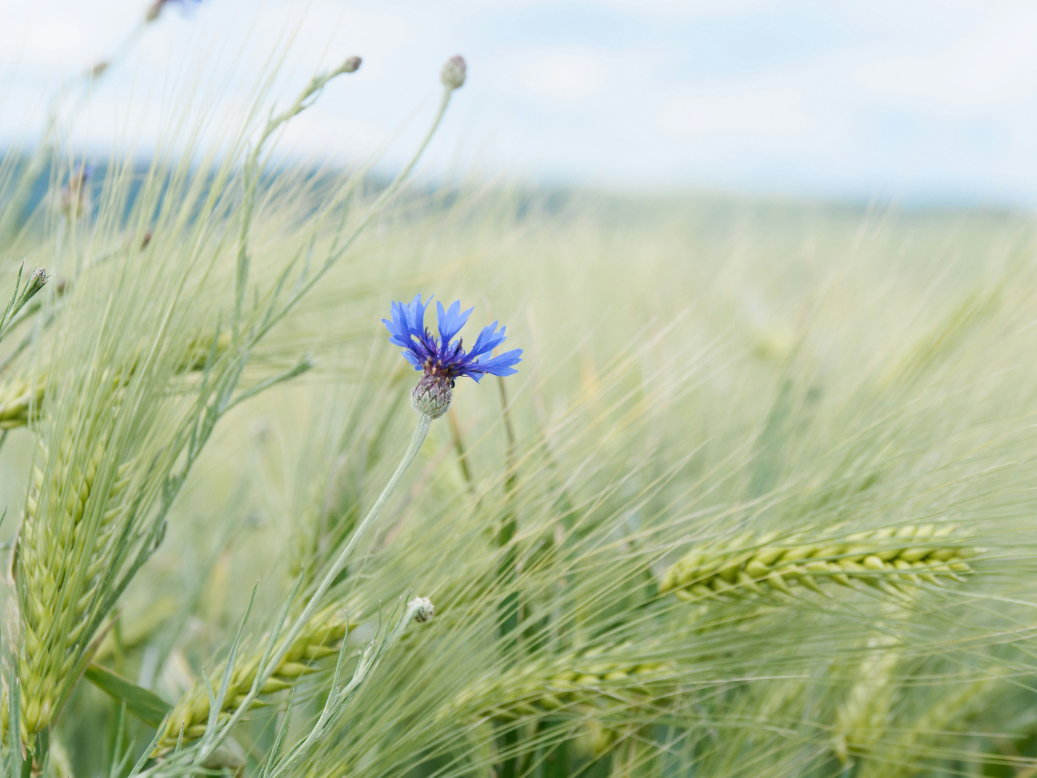
#> input picture data/2.jpg, 5184 x 3888 px (shown at 1/5 size)
$ jupyter execute C-5_line_bounding_box.ipynb
#> lines starting #> are read from the running program, lines starting #| are printed output that depends on the picture
[cell 1]
import cv2

[cell 2]
help(cv2.line)

[cell 3]
def draw_line_over_object(path, size, window_name="Image"):
#> called with path = 'data/2.jpg', size = (800, 500), window_name = 'Flower Image'
    img = cv2.resize(cv2.imread(path), size)
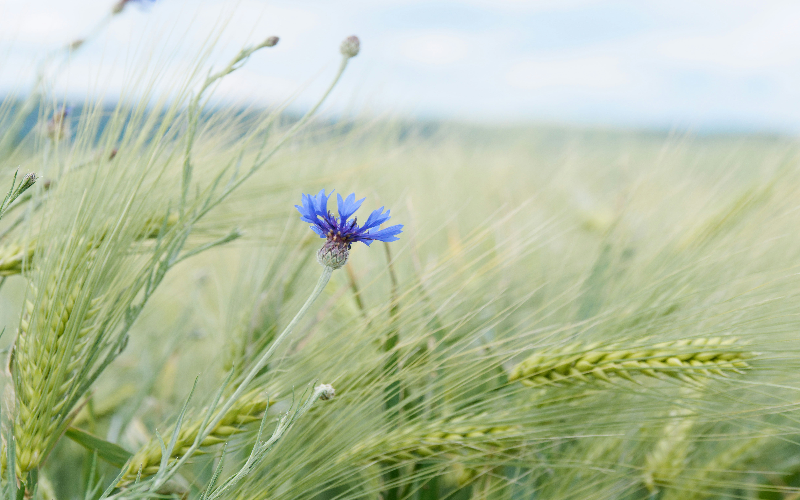
#> img: shape (500, 800, 3); mean B, G, R 161.6, 192.6, 180.4
    if img is not None:
        # line(img, pt1, pt2, color[, thickness[, lineType[, shift]]])
        new_img = cv2.line(img, pt1=(290,182), pt2 = (408, 182), color = (0,191,255), thickness = 4, lineType = 4)
        cv2.imshow(window_name, new_img)
        cv2.waitKey(3000)
        cv2.destroyAllWindows()
        return new_img
    else:
        print(f"Error: Could not load image from {path}")
        return None

img = draw_line_over_object("data/2.jpg", (800, 500), "Flower Image")

[cell 4]
help(cv2.rectangle)

[cell 5]
help(cv2.putText)

[cell 6]
def draw_rectengle_in_object (path, size, window_name="Image"):
#> called with path = 'data/2.jpg', size = (800, 500), window_name = 'Flower Rectangle'
    img = cv2.resize(cv2.imread(path), size)
    if img is not None:
        # rectangle(img, pt1, pt2, color, thickness, lineType, shift)
        new_img = cv2.rectangle(img, pt1=(290,182), pt2=(408,280), color=(65,105,225), thickness=2, lineType=2)

        # Add text "flower"
        # putText(img, text, org, fontFace, fontScale, color, thickness, lineType, bottomLeftOrigin)
        cv2.putText(new_img, "flower", (295, 175), cv2.FONT_HERSHEY_SIMPLEX, 0.8, (255, 255, 255), 2)
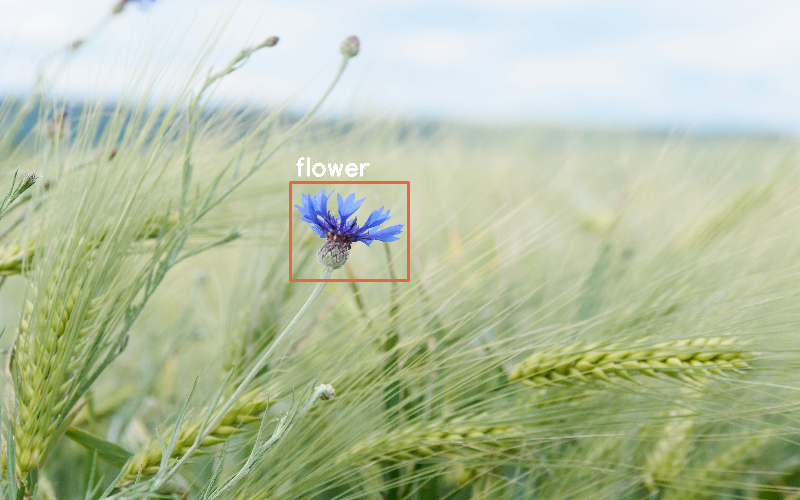
#> new_img: shape (500, 800, 3); mean B, G, R 161.4, 192.4, 180.6

        cv2.imshow(window_name, new_img)
        cv2.waitKey(3000)
        cv2.destroyAllWindows()
        return(new_img)
    else:
        return None

img = draw_rectengle_in_object("data/2.jpg",(800,500),"Flower Rectangle")

$ run again, with data/1.jpg copied over data/2.jpg
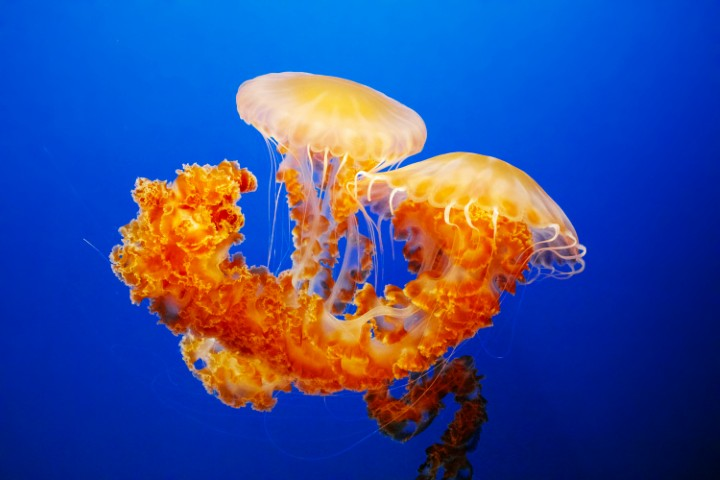
#> input picture data/1.jpg, 720 x 480 px
#> in draw_line_over_object, `img = cv2.resize(cv2.imread(path), size)`:
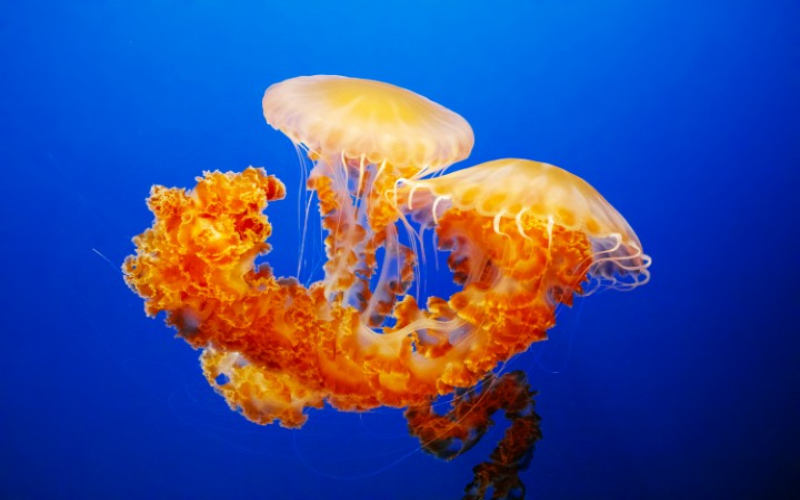
#> img: shape (500, 800, 3); mean B, G, R 147.5, 76.5, 56.5
#> in draw_rectengle_in_object, `cv2.putText(new_img, "flower", (295, 175), cv2.FONT_HERSHEY_SIMPLEX, 0..`:
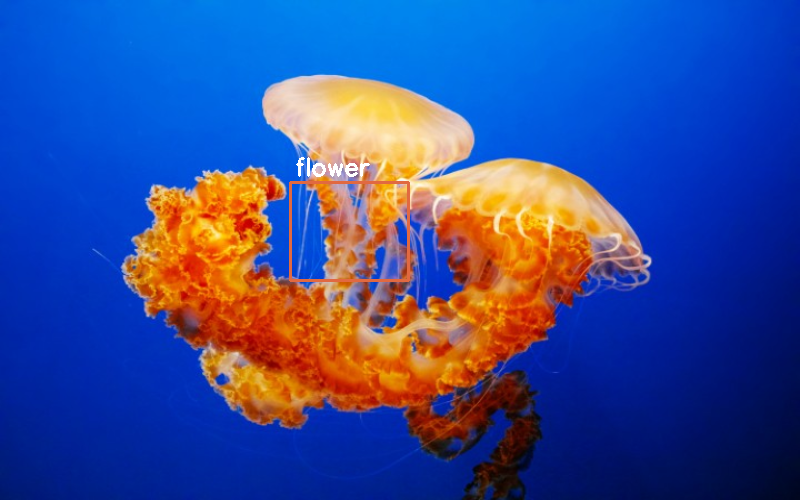
#> new_img: shape (500, 800, 3); mean B, G, R 147.3, 76.6, 56.9

$ run again, with data/3.jpg copied over data/2.jpg
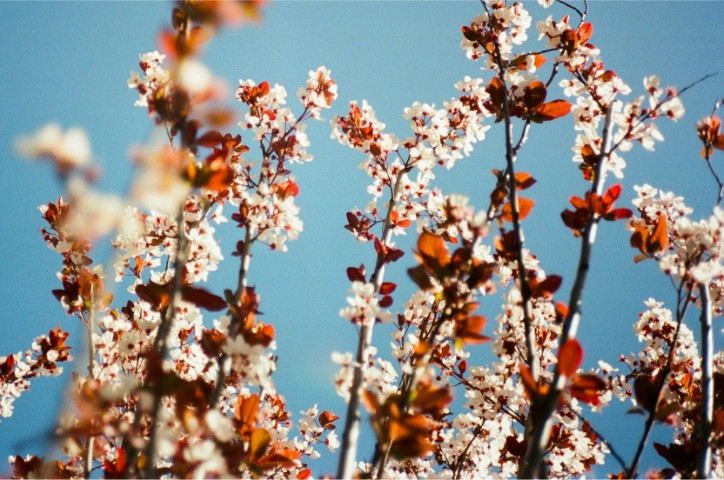
#> input picture data/3.jpg, 724 x 480 px
#> in draw_line_over_object, `img = cv2.resize(cv2.imread(path), size)`:
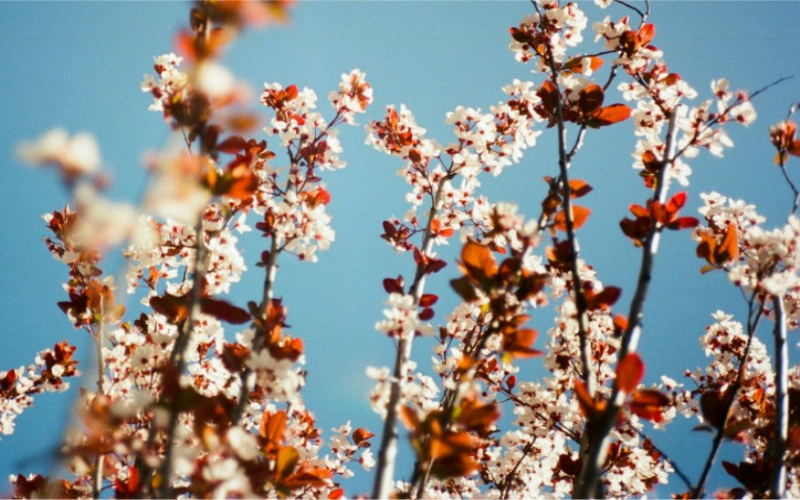
#> img: shape (500, 800, 3); mean B, G, R 139.5, 141.9, 140.4
#> in draw_rectengle_in_object, `cv2.putText(new_img, "flower", (295, 175), cv2.FONT_HERSHEY_SIMPLEX, 0..`:
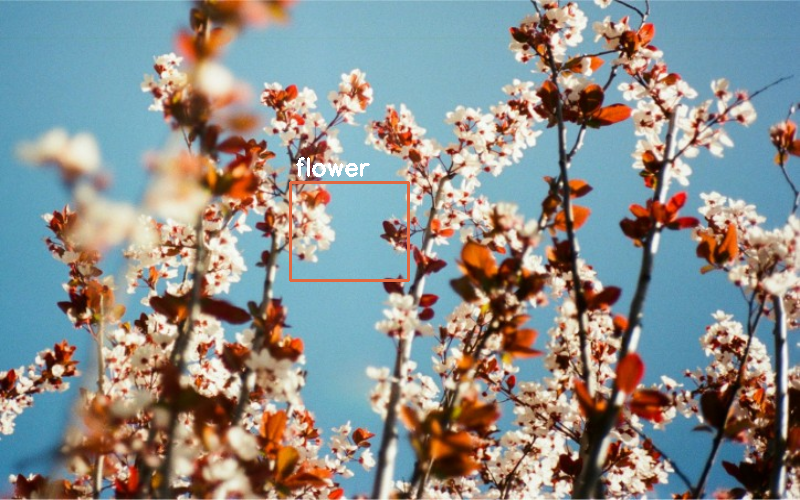
#> new_img: shape (500, 800, 3); mean B, G, R 139.3, 141.8, 140.8
